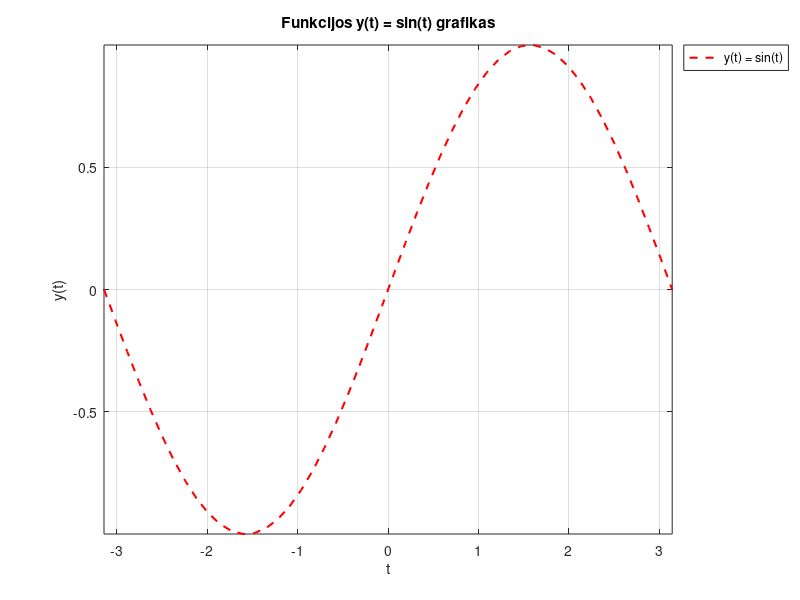
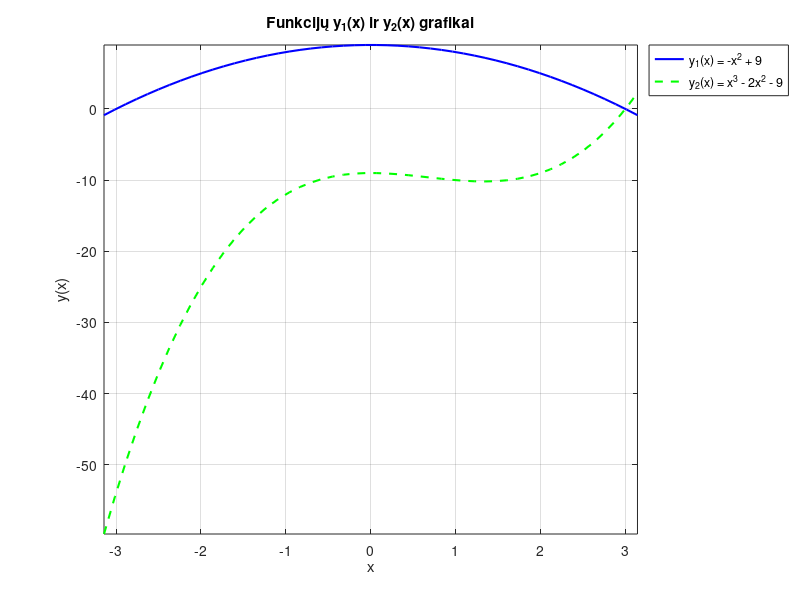
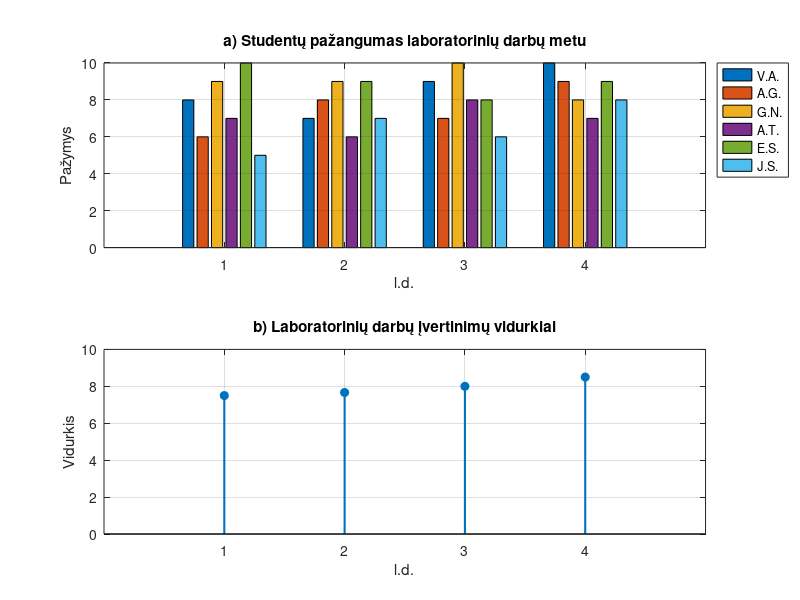
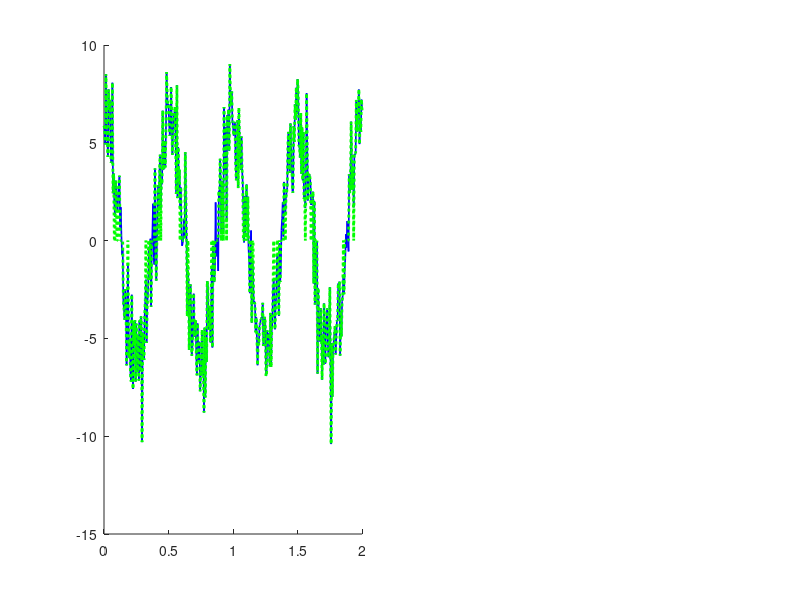

MATLAB code for these plots, in order: (Note: this script raises an error after producing the figures.)
% Naglis Čekanauskas EDIf-25/1 2026-09-28 (7 variantas)
clc; clear; close all;

%% 1. Dvimatis grafikų vaizdavimas

% --- a dalis ---
t = linspace(-pi, pi, 50); 
y_a = sin(t);              % Funkcija y(t) = sin(t)

figure(1);
plot(t, y_a, 'r--', 'LineWidth', 1.5);
xlabel('t');
ylabel('y(t)');
title('Funkcijos y(t) = sin(t) grafikas');
axis([min(t), max(t), min(y_a), max(y_a)]); % Ribos pagal mažiausias ir didžiausias reikšmes
legend('y(t) = sin(t)', 'Location', 'northeastoutside'); % Paaiškinimas už grafiko ribų
grid on;

% --- b ir c dalys ---
x = linspace(-pi, pi, 50);
y1 = -x.^2 + 9;            % y(x) = -x^2 + 9
y2 = x.^3 - 2*x.^2 - 9;    % y(x) = x^3 - 2x^2 - 9

figure(2);
plot(x, y1, 'b-', 'LineWidth', 1.5); hold on;
plot(x, y2, 'g--', 'LineWidth', 1.5); hold off;

xlabel('x');
ylabel('y(x)');
title('Funkcijų y_1(x) ir y_2(x) grafikai');

% Ribų nustatymas pagal mažiausias ir didžiausias abiejų funkcijų reikšmes
all_y = [y1, y2];
axis([min(x), max(x), min(all_y), max(all_y)]);

legend('y_1(x) = -x^2 + 9', 'y_2(x) = x^3 - 2x^2 - 9', 'Location', 'northeastoutside');
grid on;


%% 2. Specializuotų grafikų kūrimas

% --- a ir b dalys ---
% Duomenų matrica: 6 studentai (eilutės) ir 4 laboratoriniai darbai (stulpeliai)
evaluations = [
    8, 7, 9, 10;  % V.A.
    6, 8, 7,  9;  % A.G.
    9, 9, 10, 8;  % G.N.
    7, 6, 8,  7;  % A.T.
    10, 9, 8, 9;  % E.S.
    5, 7, 6,  8   % J.S.
    ];

student_names = {'V.A.', 'A.G.', 'G.N.', 'A.T.', 'E.S.', 'J.S.'};

figure(3);

% a) Vertikalių stulpelių diagrama (bar)
subplot(2, 1, 1);
bar(evaluations'); % Transponuojame, kad X ašyje būtų laboratoriniai darbai (1..4)
xlabel('l.d.');
ylabel('Pažymys');
title('a) Studentų pažangumas laboratorinių darbų metu');
ylim([0 10]);
legend(student_names, 'Location', 'northeastoutside');
grid on;

% b) Kiekvieno laboratorinio darbo vidurkis diskrečiame formate (stem)
ld_averages = mean(evaluations, 1); % Kiekvieno stulpelio (l.d.) vidurkis

subplot(2, 1, 2);
stem(1:4, ld_averages, 'filled', 'LineWidth', 1.5);
xlabel('l.d.');
ylabel('Vidurkis');
title('b) Laboratorinių darbų įvertinimų vidurkiai');
xlim([0 5]);
ylim([0 10]);
xticks(1:4);
grid on;
%% Papildoma užduotis (7 variantas)
% Signalų grafinis atvaizdavimas, naudojant 2 lab. d. 3 užduoties signalus
clc; clear; close all;

% 1. 2 laboratorinio darbo 3 užduoties duomenys
A_amp = 6;            % Amplitudė (V)
f = 2;                % Dažnis (Hz)
sigma = 1.5;          % Triukšmo lygis (V)
U1 = 4;               % Įtampos riba U1 (V)
U2 = 2;               % Įtampos riba U2 (V)

t = 0:0.005:2;                          % Laiko vektorius
s = A_amp * cos(2 * pi * f * t);        % Signalas s(t)
n = sigma * randn(size(t));             % Triukšmas
u_pradinis = s + n;                     % Pradinis (triukšmo paveiktas) signalas

u_filtruotas = u_pradinis;              % Filtruotas signalas:
u_filtruotas(abs(u_filtruotas) < U2) = 0;   % |u| < U2 pakeičiama nuliais

% 2. Grafinis atvaizdavimas
figure('Name', 'Signalų grafinis atvaizdavimas', 'NumberTitle', 'off');

% -------------------------------------------------------------------------
% a) Pradinis ir filtruotas signalai bei filtravimo ribos U1, U2
% -------------------------------------------------------------------------
subplot(1, 2, 1); % Horizontalus išdėstymas (1 eilutė, 2 stulpeliai)
hold on;

% Pradinis signalas – ištisinė mėlyna linija
plot(t, u_pradinis, 'b-', 'LineWidth', 1.2, 'DisplayName', 'Pradinis signalas');
% Filtruotas signalas – taškinė žalia linija
plot(t, u_filtruotas, 'g:', 'LineWidth', 2.0, 'DisplayName', 'Filtruotas signalas');
% Riba U1
yline(U1, 'r--', 'LineWidth', 1.2, 'DisplayName', sprintf('Riba U_1 = %.1f V', U1));
% Riba U2 – brūkšninė-taškinė linija
yline(U2, 'm-.', 'LineWidth', 1.2, 'DisplayName', sprintf('Riba U_2 = %.1f V', U2));

hold off;

title('a) Pradinis ir filtruotas signalai');
xlabel('Laikas t, s', 'FontSize', 13, 'FontWeight', 'bold');
ylabel('Įtampa U, V', 'FontSize', 13, 'FontWeight', 'bold');
xlim([min(t), max(t)]);
ylim([min(u_pradinis) - 1, max(u_pradinis) + 1]);
legend('Location', 'southoutside');
grid on;

% -------------------------------------------------------------------------
% b) Pradinio signalo reikšmės, viršijančios U1 ribą (diskretus formatas)
% -------------------------------------------------------------------------
subplot(1, 2, 2);

ind = u_pradinis > U1;
t_virs = t(ind);
u_virs = u_pradinis(ind);

hold on;
stem(t_virs, u_virs, 'b', 'LineWidth', 1.0, 'DisplayName', 'Reikšmės > U_1');

% Visos minimalios ir maksimalios reikšmės tarp viršijančių U1
max_val = max(u_virs);
min_val = min(u_virs);
t_max = t_virs(u_virs == max_val);
t_min = t_virs(u_virs == min_val);

% Maksimumo žymeklis (dydis 9)
plot(t_max, max_val * ones(size(t_max)), 'ro', 'MarkerSize', 9, ...
    'MarkerFaceColor', 'r', 'DisplayName', sprintf('Maksimumas (%.2f V)', max_val));
% Minimumo žymeklis
plot(t_min, min_val * ones(size(t_min)), 'gs', 'MarkerSize', 7, ...
    'MarkerFaceColor', 'g', 'DisplayName', sprintf('Minimumas (%.2f V)', min_val));
hold off;

title('b) Signalo reikšmės, viršijančios U_1 ribą');
xlabel('Laikas t, s', 'FontSize', 13, 'FontWeight', 'bold');
ylabel('Įtampa U, V', 'FontSize', 13, 'FontWeight', 'bold');
xlim([min(t), max(t)]);
ylim([U1 - 0.5, max_val + 1]);
legend('Location', 'southoutside');
grid on;
